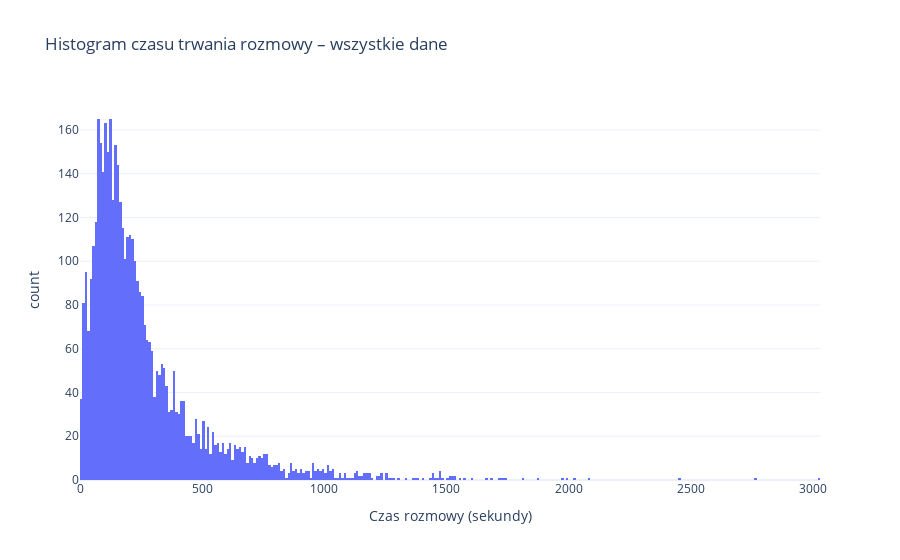

The cell this chart's notebook holds for it:
### Code cell
import pandas as pd
import plotly as pl
import plotly.express as px
import plotly.io as pio
from plotly.subplots import make_subplots

bank_data = pd.read_csv("bank.csv", sep=';')

fig_all = px.histogram(
    bank_data,
    x="duration",
    nbins=500,
    title="Histogram czasu trwania rozmowy – wszystkie dane",
    labels={"duration": "Czas rozmowy (sekundy)"},
    template="plotly_white"
)
fig_all.show()

### Figure 1 — Plotly figure (JSON) as saved in the notebook; plotly's stock layout.template omitted (floating-point values rounded to 4 significant figures; data arrays with more than 128 entries replaced by an {"elided": "..."} marker saying what was removed)
{"data": [{"bingroup": "x", "hovertemplate": "Czas rozmowy (sekundy)=%{x}<br>count=%{y}<extra></extra>", "legendgroup": "", "marker": {"color": "#636efa", "pattern": {"shape": ""}}, "name": "", "nbinsx": 500, "orientation": "v", "showlegend": false, "type": "histogram", "x": {"elided": "4521 int values"}, "xaxis": "x", "yaxis": "y"}], "layout": {"barmode": "relative", "legend": {"tracegroupgap": 0}, "title": {"text": "Histogram czasu trwania rozmowy – wszystkie dane"}, "xaxis": {"anchor": "y", "domain": [0, 1], "title": {"text": "Czas rozmowy (sekundy)"}}, "yaxis": {"anchor": "x", "domain": [0, 1], "title": {"text": "count"}}}}
